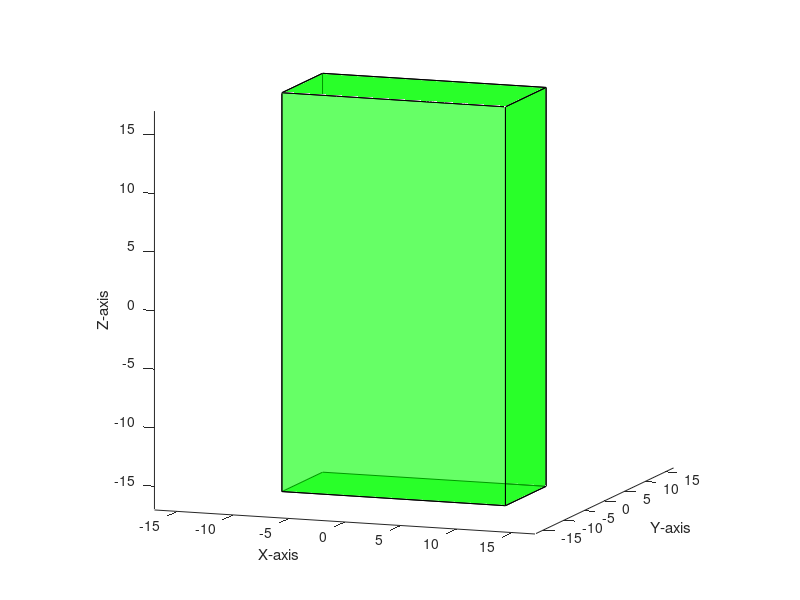
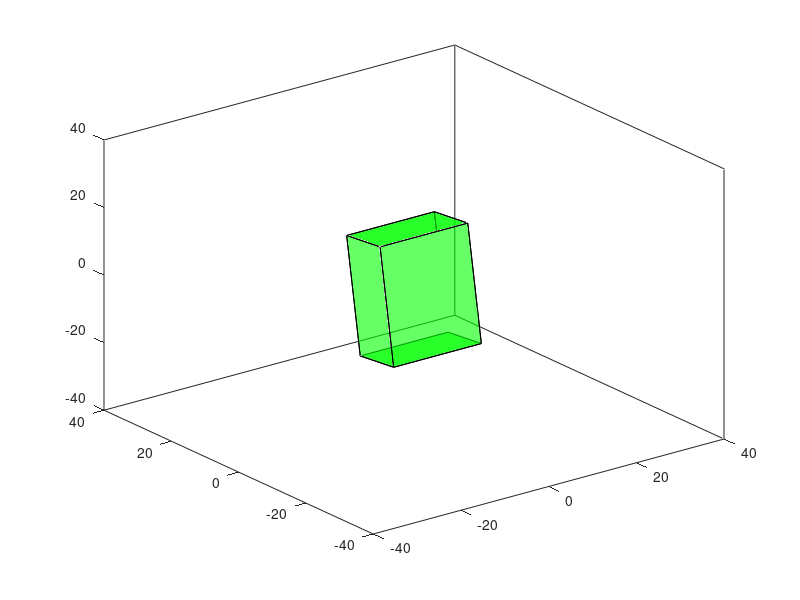

Write MATLAB code to recreate these figures, in order.
close all
clear all
clc

psi = 2*pi*rand;
theta = 2*pi*rand;
phi = 2*pi*rand;

%% Define cube
H=[-10 10 -10 10 -10 10 -10 10; -5 -5 5 5 -5 -5 5 5; -17.025 -17.025 -17.025 -17.025 17.025 17.025 17.025 17.025]; % Vertices of the 6U cubesat in cm
S=[1 2 4 3; 1 2 6 5; 1 3 7 5; 3 4 8 7; 2 4 8 6; 5 6 8 7]; % Surfaces of the cube

%% Plot of stationary cube
figure(1)
hold on
H1 = zeros(size(S,1),4) ;
H2 = zeros(size(S,1),4) ;
H3 = zeros(size(S,1),4) ;

xlabel('X-axis');
ylabel('Y-axis') ;
zlabel('Z-axis');
for i=1:size(S,1)    
    Si=S(i,:); 
   fill3(H(1,Si),H(2,Si),H(3,Si),'g','facealpha',0.6)
end
axis equal, axis on, hold off, view(20,10)

%% Rotation along x, y and z axes
if ~exist('theta','var')
  th = linspace(psi,theta,phi);
else
  th = linspace(0,theta,10) ; % Specify the range of theta upto which rotation needs to be done
end
hold off

%% Plot of rotation cube
figure(2)
for i = 1:length(th)
    
    Rx = [1 0 0 ; 0 cos(th(i)) -sin(th(i)) ; 0 sin(th(i)) cos(th(i))] ; % Rotation matrix for rotation along x-axis
    Ry = [cos(th(i)) 0 sin(th(i)) ; 0 1 0 ; -sin(th(i)) 0 cos(th(i))] ; % Rotation matrix for rotation along y-axis
    Rz = [cos(th(i)) -sin(th(i)) 0 ; sin(th(i)) cos(th(i)) 0 ; 0 0 1];  % Rotation matrix for rotation along z-axis
    
    
    %% Rotate the vertices 
    H1 = zeros(size(H));
    for j = 1:size(H,2)
        H1(:,j) = Rx*H(:,j); % Make changes to rotate the particular axis
    end
    for k=1:size(S,1)  
        
        Si=S(k,:); 
        fill3(H1(1,Si),H1(2,Si),H1(3,Si),'g','facealpha',0.6)
        axis([-40 40 -40 40 -40 40])
        hold on
    end
    drawnow
    pause(1)
    hold off
end
